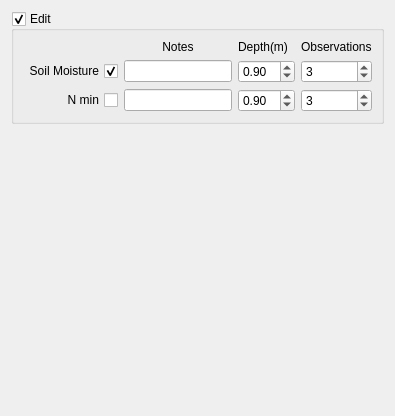
      <widget class="QWidget" name="tabInitialValues">
       <attribute name="title">
        <string>Initial Values</string>
       </attribute>
       <layout class="QGridLayout" name="gridLayout_39">
        <item row="1" column="2">
         <spacer name="verticalSpacerInitialValuesRight">
          <property name="orientation">
           <enum>Qt::Vertical</enum>
          </property>
          <property name="sizeHint" stdset="0">
           <size>
            <width>79</width>
            <height>281</height>
           </size>
          </property>
         </spacer>
        </item>
        <item row="0" column="0" colspan="3">
         <widget class="QGroupBox" name="gbxInitialValues">
          <property name="sizePolicy">
           <sizepolicy hsizetype="Preferred" vsizetype="Preferred">
            <horstretch>0</horstretch>
            <verstretch>0</verstretch>
           </sizepolicy>
          </property>
          <property name="title">
           <string>Edit</string>
          </property>
          <property name="checkable">
           <bool>true</bool>
          </property>
          <property name="checked">
           <bool>true</bool>
          </property>
          <layout class="QGridLayout" name="gridLayoutSite">
           <item row="0" column="1">
            <widget class="QLabel" name="lblInitialValuesMinData">
             <property name="font">
              <font>
               <pointsize>9</pointsize>
              </font>
             </property>
             <property name="text">
              <string>Notes</string>
             </property>
             <property name="alignment">
              <set>Qt::AlignCenter</set>
             </property>
            </widget>
           </item>
           <item row="3" column="3">
            <widget class="QSpinBox" name="sbNMinObsInitialValues">
             <property name="toolTip">
              <string>&lt;html&gt;&lt;head/&gt;&lt;body&gt;&lt;p&gt;Number of observations&lt;/p&gt;&lt;/body&gt;&lt;/html&gt;</string>
             </property>
             <property name="value">
              <number>3</number>
             </property>
            </widget>
           </item>
           <item row="2" column="3">
            <widget class="QSpinBox" name="sbSoilMoistureObsInitialValues">
             <property name="toolTip">
              <string>&lt;html&gt;&lt;head/&gt;&lt;body&gt;&lt;p&gt;Number of observations&lt;/p&gt;&lt;/body&gt;&lt;/html&gt;</string>
             </property>
             <property name="value">
              <number>3</number>
             </property>
            </widget>
           </item>
           <item row="3" column="0">
            <widget class="QCheckBox" name="chbxNMinInitialValues">
             <property name="toolTip">
              <string>&lt;html&gt;&lt;head/&gt;&lt;body&gt;&lt;p&gt;Check if Minimum Data&lt;/p&gt;&lt;/body&gt;&lt;/html&gt;</string>
             </property>
             <property name="layoutDirection">
              <enum>Qt::RightToLeft</enum>
             </property>
             <property name="text">
              <string>N min</string>
             </property>
            </widget>
           </item>
           <item row="2" column="0">
            <widget class="QCheckBox" name="chbxSoilMoistureInitialValues">
             <property name="toolTip">
              <string>&lt;html&gt;&lt;head/&gt;&lt;body&gt;&lt;p&gt;Check if Minimum Data&lt;/p&gt;&lt;/body&gt;&lt;/html&gt;</string>
             </property>
             <property name="layoutDirection">
              <enum>Qt::RightToLeft</enum>
             </property>
             <property name="text">
              <string>Soil Moisture</string>
             </property>
             <property name="checked">
              <bool>true</bool>
             </property>
             <property name="tristate">
              <bool>false</bool>
             </property>
            </widget>
           </item>
           <item row="0" column="3">
            <widget class="QLabel" name="lblInitialValuesObservations">
             <property name="sizePolicy">
              <sizepolicy hsizetype="Preferred" vsizetype="Fixed">
               <horstretch>0</horstretch>
               <verstretch>0</verstretch>
              </sizepolicy>
             </property>
             <property name="font">
              <font>
               <pointsize>9</pointsize>
              </font>
             </property>
             <property name="text">
              <string>Observations</string>
             </property>
            </widget>
           </item>
           <item row="3" column="2">
            <widget class="QDoubleSpinBox" name="dsbNMinDepthInitialValues">
             <property name="toolTip">
              <string>&lt;html&gt;&lt;head/&gt;&lt;body&gt;&lt;p&gt;Number of observations&lt;/p&gt;&lt;/body&gt;&lt;/html&gt;</string>
             </property>
             <property name="singleStep">
              <double>0.100000000000000</double>
             </property>
             <property name="value">
              <double>0.900000000000000</double>
             </property>
            </widget>
           </item>
           <item row="2" column="2">
            <widget class="QDoubleSpinBox" name="dsbSoilMoistureDepthInitialValues">
             <property name="singleStep">
              <double>0.100000000000000</double>
             </property>
             <property name="value">
              <double>0.900000000000000</double>
             </property>
            </widget>
           </item>
           <item row="0" column="2">
            <widget class="QLabel" name="lblDepthInitialValues">
             <property name="font">
              <font>
               <pointsize>9</pointsize>
              </font>
             </property>
             <property name="text">
              <string>Depth(m)</string>
             </property>
            </widget>
           </item>
           <item row="3" column="1">
            <widget class="QLineEdit" name="ledInitialValuesNMin">
             <property name="sizePolicy">
              <sizepolicy hsizetype="Expanding" vsizetype="Fixed">
               <horstretch>1</horstretch>
               <verstretch>0</verstretch>
              </sizepolicy>
             </property>
            </widget>
           </item>
           <item row="2" column="1">
            <widget class="QLineEdit" name="ledInitialValuesSoilMoisture">
             <property name="sizePolicy">
              <sizepolicy hsizetype="Expanding" vsizetype="Fixed">
               <horstretch>1</horstretch>
               <verstretch>0</verstretch>
              </sizepolicy>
             </property>
            </widget>
           </item>
          </layout>
         </widget>
        </item>
       </layout>
      </widget>
